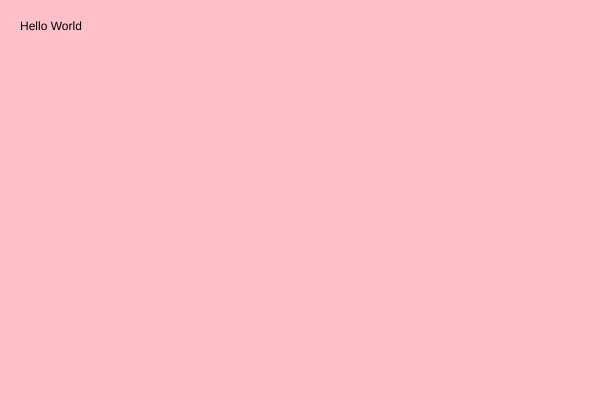
Frame 1 (no input)
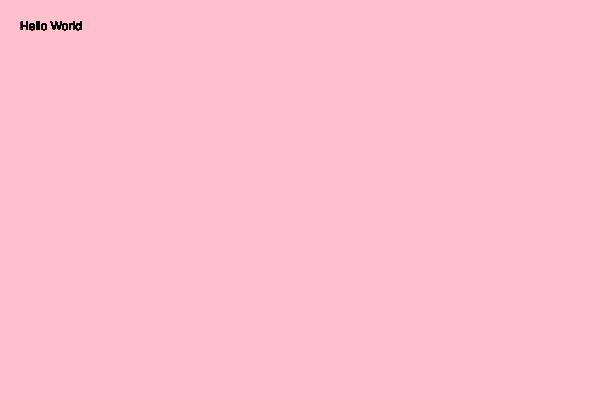
Frame 60 (no input)
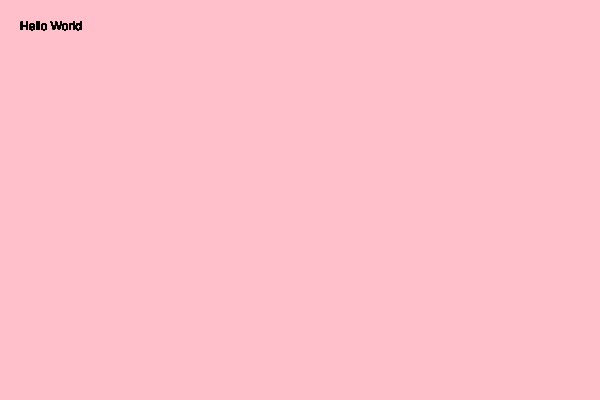
Frame 120 (the mouse pressed at the canvas centre since frame 60)

The p5.js sketch that drew these frames (run headless with seeded random() and noise() and a simulated clock; from frame 60 on, the mouse is pressed at the canvas centre):

// p5.js sketch
// ── sketch.js
//Project:Homework Week 3
//Declared the setup function
function setup(){
      // created a canvas
      createCanvas( 600, 400 );

      // color the background 'pink'
      background('pink');
}

// Declare draw() function
function draw(){

      // tell p5 to create the text string "Hello World"
      // This is going to be positioned at (x: 20, y: 30 ).
      text( "Hello World", 20, 30 );
  }
